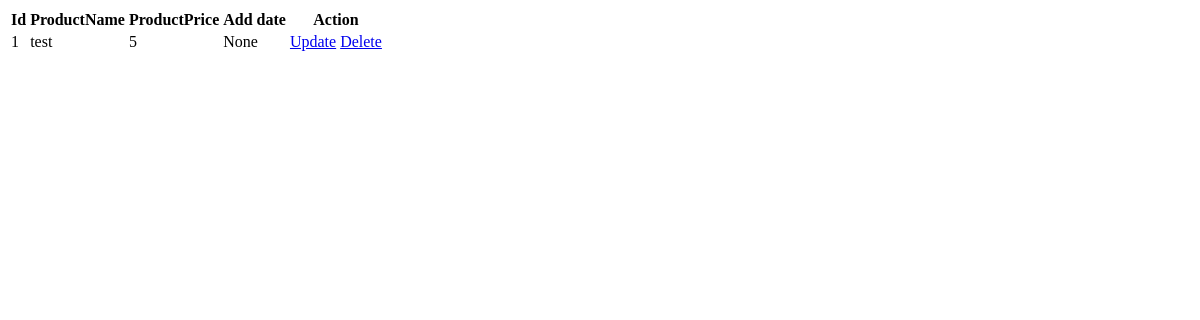
Page /admin/list on the earlier database version.
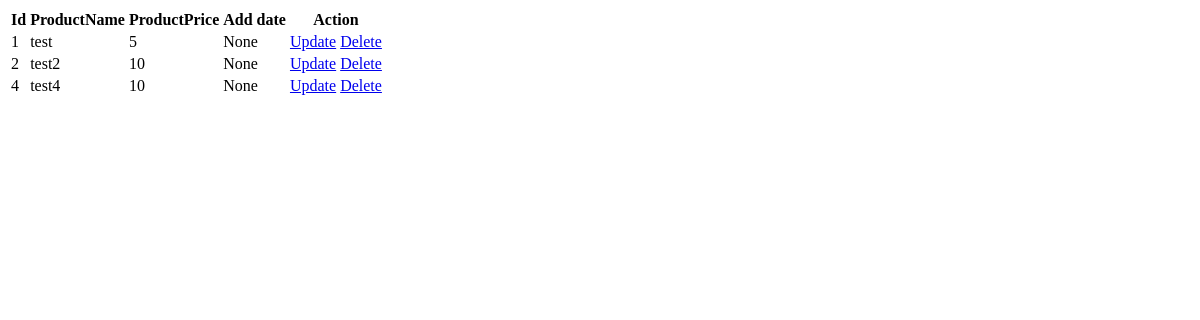
Same page on the later database version.
### models.py (models this page shows)
class Product(db.Model):
    id=db.Column(db.Integer,primary_key=True,autoincrement=True)
    productName=db.Column(db.String(100),nullable=True)
    productPrice=db.Column(db.Integer,nullable=True)
    is_active=db.Column(db.Boolean,default=True)
    add_date=db.Column(db.DateTime)

### admin/routes.py (the view)
@admin_bp.route('/list', methods=['GET','POST'])
def product_list():
    products=Product.query.all()
    return render_template('list.html', products=products)

### admin/templates/list.html (shortened to what this page needs)
<!DOCTYPE html>
<html lang="en">
<head>
</head>
<body>
    <table>
        <thead>
            <tr>
                <th>Id</th>
                <th>ProductName</th>
                <th>ProductPrice</th>
                <th>Add date</th>
                <th>Action</th>
            </tr>
        </thead>
        <tbody>
            {% for product in products %}
            <tr>
                <td>{{product.id}}</td>
                <td>{{product.productName}}</td>
                <td>{{product.productPrice}}</td>
                <td>{{product.add_date}}</td>
                <td>
                    <a href="/admin/update/{{product.id}}">Update</a>
                    <a href="/admin/delete/{{product.id}}">Delete</a>
                </td>
            </tr>
            {% endfor %}
        </tbody>
    </table>
</body>
</html>

Differences in the rows shown:
added Product: id "2", productName "test2", productPrice "10", add_date "None"
added Product: id "4", productName "test4", productPrice "10", add_date "None"
